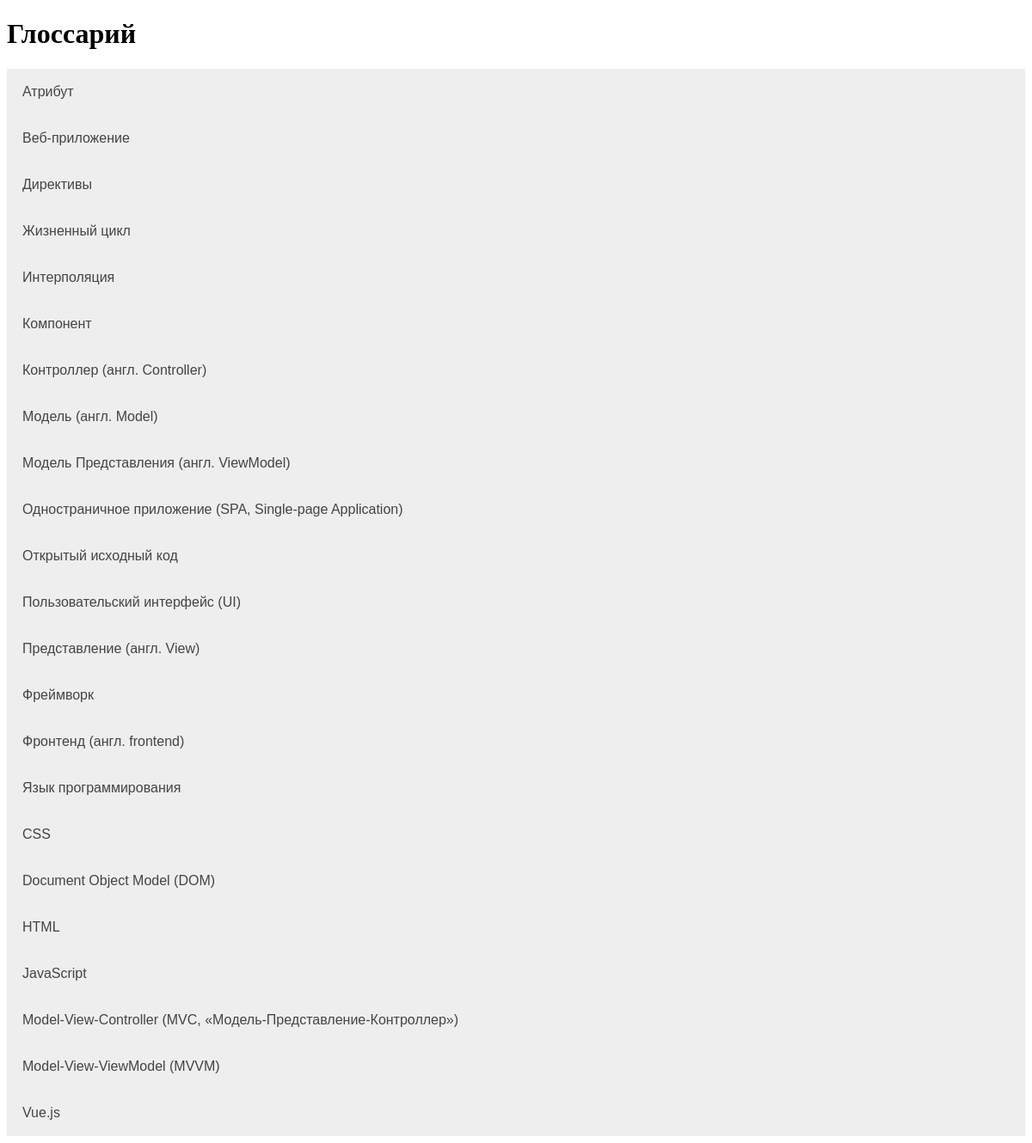
The app's page /terms/ with its own data.
### webapi/models.py (models this page shows, shortened)
class Terms(models.Model):
    term = models.CharField('Термин', max_length=100)
    description = models.TextField('Описание')
    class Meta:
        verbose_name = 'Термин'
        verbose_name_plural = 'Термины'

### webapi/views.py (the view)
# urls.py: path('terms/', views.terms, name='terms'),
def terms(request):
    all_terms = Terms.objects.all().values()
    template = loader.get_template('glossary/terms.html')
    context = {
        'all_terms': all_terms
    }
    return HttpResponse(template.render(context, request))

### templates/glossary/terms.html (shortened to what this page needs)
<!DOCTYPE html>
<html lang="en">
<head>
</head>
<body>
<h1>
    Глоссарий
</h1>
{% for x in all_terms %}
    <button class="accordion">{{ x.term }}</button>
{% endfor %}
</body>
</html>

### records on screen
Terms: term "Атрибут"
Terms: term "Веб-приложение"
Terms: term "Директивы"
Terms: term "Жизненный цикл"
Terms: term "Интерполяция"
Terms: term "Компонент"
Terms: term "Контроллер (англ. Controller)"
Terms: term "Модель (англ. Model)"
Terms: term "Модель Представления (англ. ViewModel)"
Terms: term "Одностраничное приложение (SPA, Single-page Application)"
Terms: term "Открытый исходный код"
Terms: term "Пользовательский интерфейс (UI)"
Terms: term "Представление (англ. View)"
Terms: term "Фреймворк"
Terms: term "Фронтенд (англ. frontend)"
Terms: term "Язык программирования"
Terms: term "CSS"
Terms: term "Document Object Model (DOM)"
Terms: term "HTML"
Terms: term "JavaScript"
Terms: term "Model-View-Controller (MVC, «Модель-Представление-Контроллер»)"
Terms: term "Model-View-ViewModel (MVVM)"
Terms: term "Vue.js"
